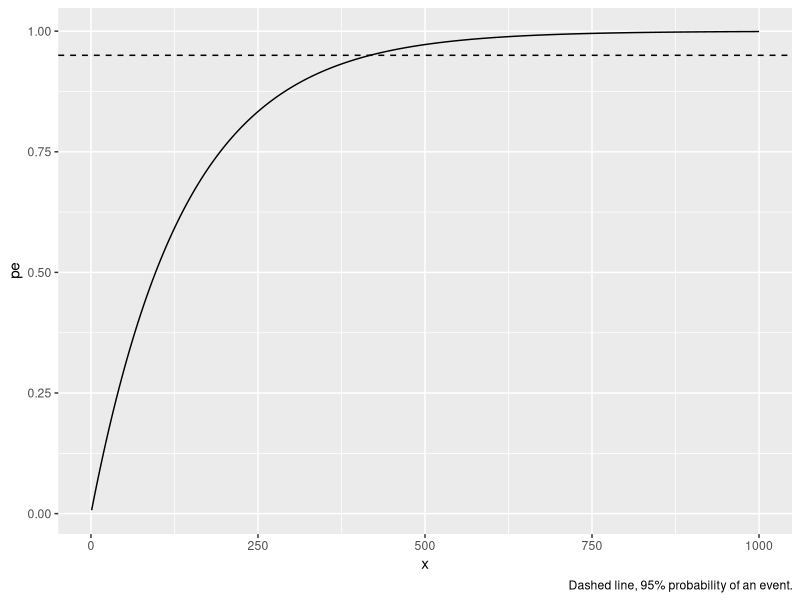
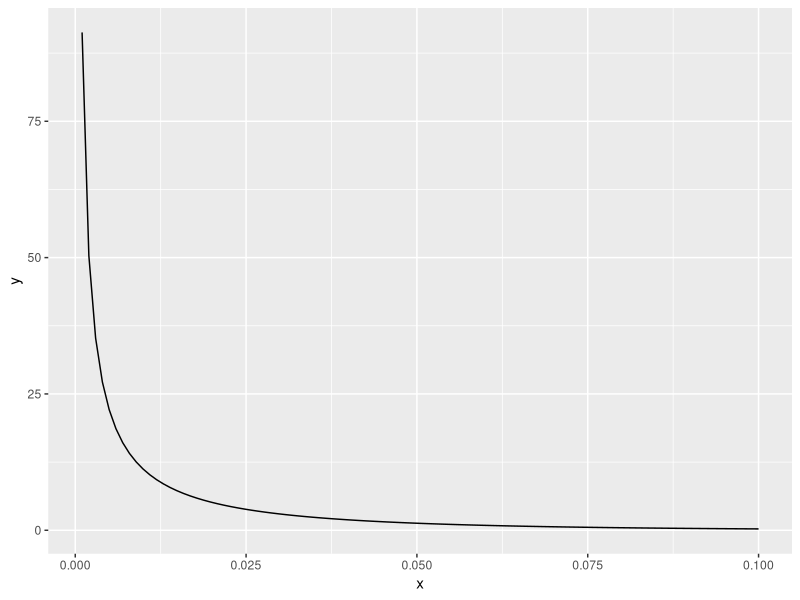
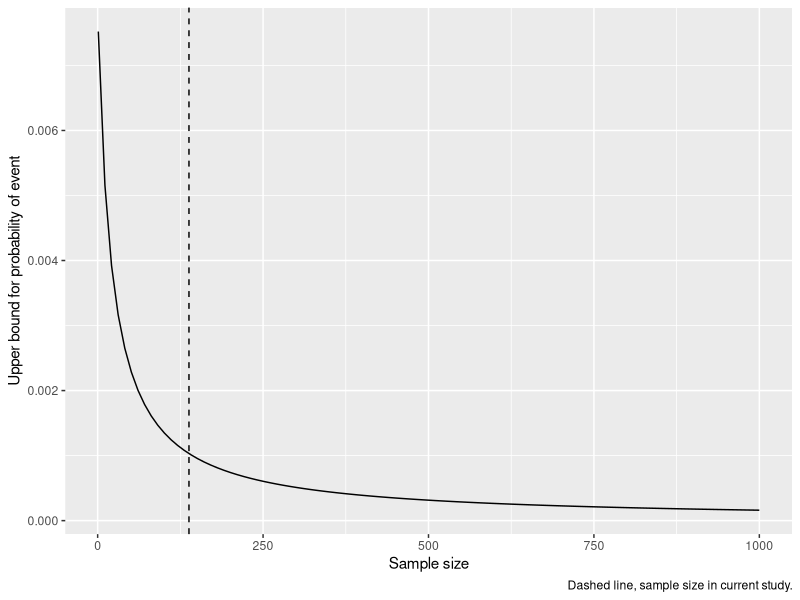

R code for these plots, in order:
#' ---
#' title: "Prevalence of HTLVI/II infection in Estonian population: modeling zero events"
#' author: "Taavi Päll"
#' output: github_document
#' ---
#' 

#' ## Load libraries.
#+
library(dplyr)
library(ggplot2)

#' ## Rule of three (is next to useless)
#' "... concluded by Ludbrook and Lew (2009) "rule of threes" is "next to useless" and "rule of 3.6" (and 3.7) "have serious limitations – they are grossly inaccurate if the initial sample size is less than 50" and they do not recommend methods (3)-(6), suggesting rather to use proper Bayesian estimators (see below)."
#' citation from https://stats.stackexchange.com/questions/134380/how-to-tell-the-probability-of-failure-if-there-were-no-failures

#' 
#' ### Laplace's rule of succession  
#' 
#' The rule of succession states that the estimated probability of event is (F + 1)/(N + 2). 
#' Where F is the number of events.   
#+ rule-three
F <- 0
N <- 138
p <- (F + 1) / (N + 2)
x <- 1:1000
pe <- 1 - pbinom(0, size = x, prob = p)
ggplot(tibble(x, pe)) +
    geom_line(aes(x, pe, group = 1)) +
    geom_hline(yintercept = 0.95, linetype = "dashed") +
    labs(caption = "Dashed line, 95% probability of an event.")


#' Sample size at 95% probability of an event.
#+
x[near(0.95, pe, tol = 0.0001)]

#' ## Empirical Bayesian estimator   
#' 
#' If we use beta prior with parameters a and b we can use formula (see Razzaghi, 2002):
#' Razzaghi, M. (2002). On the estimation of binomial success probability with zero occurrence in sample. Journal of Modern Applied Statistical Methods, 1(2), 41. http://digitalcommons.wayne.edu/cgi/viewcontent.cgi?article=1673&context=jmasm     

#' Empirical Bayes updating function. Basu et al (1996) recommends a / (a + b + n) with informative prior, when some a priori knowledge is available. 
#+
eb_estimate <- function(x, a, b) {
    a / (a + b + x)
}

#' ### Prior frequencies
#' 
#' Known prior frequencies of HTLVI/II positive subjects in different subpopulations.
#' Blood donors.
bd <- 2 / 1e6
#' Sweden general population.
sw <- 0.2 / 1e5
#' Our data.
we <- list(pos = 0, ntry = 138)
#' IVF patients.
ivf <- 2.3 / 1e4
#' Injecting drug users.
idu <- 3.2 / 100

#' ### Prior parameters
#' 
#' Estimate parameters for prior from beta distribution.
#+ warning=FALSE
obs <- c(bd, sw, ivf, idu)
values <- sample(obs, 1000, replace = TRUE)
m <- MASS::fitdistr(values, dbeta, start = list(shape1 = 1, shape2 = 10))

#' Estimated shape parameters.
#+
coef(m)
alpha0 <- m$estimate[1]
beta0 <- m$estimate[2]

#' Plot prior distribution.
#+ eb-prior
bfun <- function(x) dbeta(x, alpha0, beta0)
ggplot(data = tibble(x = 0), mapping = aes(x = x)) + 
    stat_function(fun = bfun) + 
    xlim(0.001, 0.1)

#' Estimate upper bound for range of sample sizes.
#+ eb-estimate
ggplot(data = tibble(x = 0), mapping = aes(x = x)) + 
    stat_function(fun = eb_estimate, args = list(a = alpha0, b = beta0)) + 
    xlim(1, 1000) +
    geom_vline(xintercept = 138, linetype = "dashed") +
    labs(y = "Upper bound for probability of event",
         x = "Sample size",
         caption = "Dashed line, sample size in current study.")
